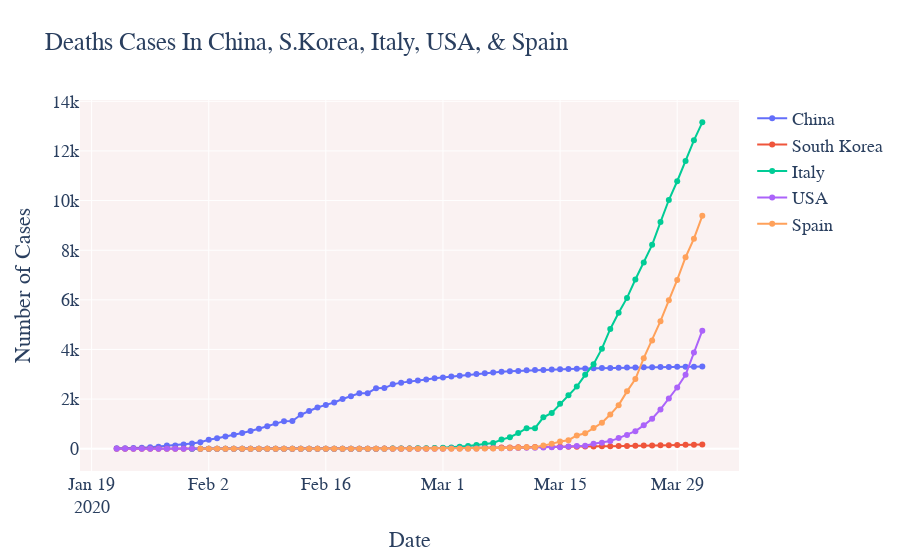

The code cell stored with this chart in its notebook:
### Code cell
import plotly.graph_objs as go
fig = go.Figure()
fig.add_trace(go.Scatter(x=df_china['ObservationDate'], y=df_china['Deaths'],
                    mode='lines+markers',name='China'))
fig.add_trace(go.Scatter(x=df_sKorea['ObservationDate'], y=df_sKorea['Deaths'],
                    mode='lines+markers',name='South Korea'))
fig.add_trace(go.Scatter(x=df_italy['ObservationDate'], y=df_italy['Deaths'],
                    mode='lines+markers',name='Italy'))
fig.add_trace(go.Scatter(x=df_USA['ObservationDate'], y=df_USA['Deaths'],
                    mode='lines+markers',name='USA'))
fig.add_trace(go.Scatter(x=df_Spain['ObservationDate'], y=df_Spain['Deaths'],
                    mode='lines+markers',name='Spain'))
fig.update_layout(title_text='Deaths Cases In China, S.Korea, Italy, USA, & Spain',xaxis_title='Date',yaxis_title='Number of Cases',plot_bgcolor='rgb(250, 242, 242)', font=dict(
        family="Courier New, monospace",
        size=18,
    ))

fig.show()
